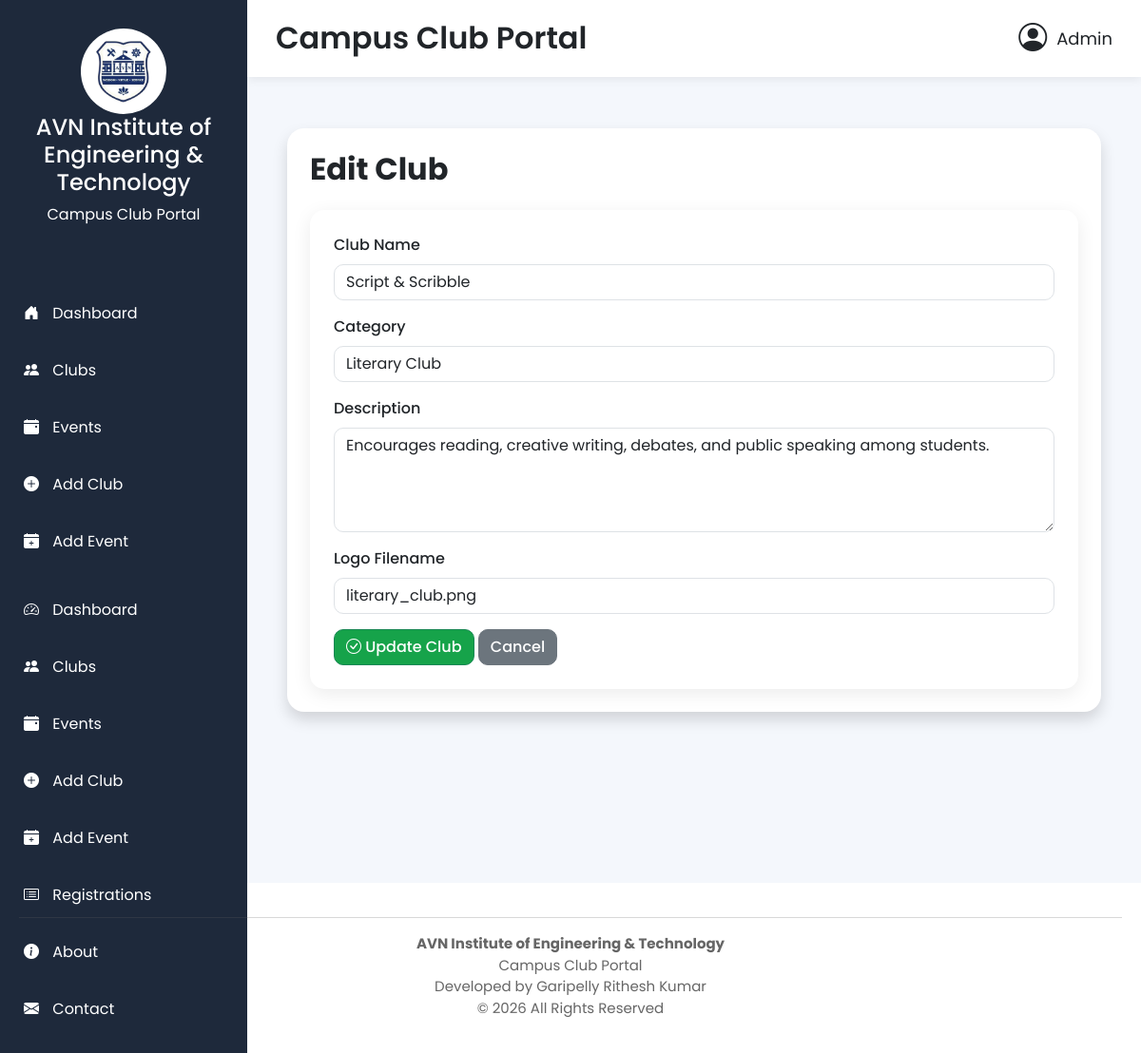
The app's page /edit-club/1 (signed in) with its own data.
### models.py (models this page shows)
class Club(db.Model):
    __tablename__ = "clubs"
    id = db.Column(db.Integer, primary_key=True)
    club_name = db.Column(db.String(100), nullable=False)
    category = db.Column(db.String(100), nullable=False)
    description = db.Column(db.Text)
    logo = db.Column(db.String(255))

### app.py (the view, shortened to what this page needs)
@app.route("/edit-club/<int:id>", methods=["GET", "POST"])
def edit_club(id):
    if "admin" not in session:
        return redirect(url_for("login"))
    club = Club.query.get_or_404(id)
    return render_template(
        "edit_club.html",
        club=club
    )

### templates/edit_club.html
{% extends "base.html" %}
{% block content %}
<div class="container mt-4">
    <div class="card shadow p-4">
        <h2 class="mb-4">Edit Club</h2>
        <form method="POST">
            <div class="mb-3">
                <label class="form-label">Club Name</label>
                <input
                    type="text"
                    name="club_name"
                    class="form-control"
                    value="{{ club.club_name }}"
                    required>
            </div>
            <div class="mb-3">
                <label class="form-label">Category</label>
                <input
                    type="text"
                    name="category"
                    class="form-control"
                    value="{{ club.category }}"
                    required>
            </div>
            <div class="mb-3">
                <label class="form-label">Description</label>
                <textarea
                    name="description"
                    class="form-control"
                    rows="4"
                    required>{{ club.description }}</textarea>
            </div>
            <div class="mb-3">
                <label class="form-label">Logo Filename</label>
                <input
                    type="text"
                    name="logo"
                    class="form-control"
                    value="{{ club.logo }}"
                    required>
            </div>
            <button type="submit" class="btn btn-success">
                <i class="bi bi-check-circle"></i>
                Update Club
            </button>
            <a href="{{ url_for('clubs') }}" class="btn btn-secondary">
                Cancel
            </a>
        </form>
    </div>
</div>
{% endblock %}

### static/css/style.css (style rules this page uses)
body { margin:0; padding:0; font-family:'Poppins',sans-serif; background:#f4f7fc; }
.card { border:none; border-radius:18px; transition:.3s; }
.card h2 { font-weight:bold; }
.btn { border-radius:10px; font-weight:500; }
.btn-success { background:#16a34a; }
form { background:white; padding:25px; border-radius:15px; box-shadow:0 5px 20px rgba(0,0,0,.08); }
.form-control, .form-select { border-radius:10px; }
label { font-weight:500; }
.content > * { position: relative; z-index: 1; }
.card { transition:.3s; }

### records on screen
Club: club_name "Script & Scribble", category "Literary Club", description "Encourages reading, creative writing, debates, and public speaking among students.", logo "literary_club.png"
